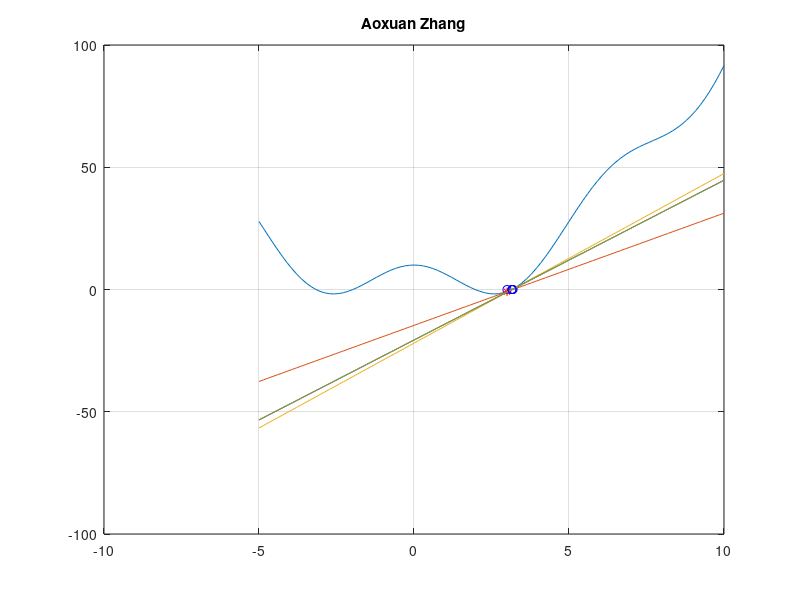

MATLAB code for this plot:
% Newton's method
clear; clf; format long
f=@(x) x.^2+10*cos(x);
fp=@(x) 2*x-10*sin(x);
x=linspace(-5,10,100);
plot(x,f(x)); grid on; hold on
p(1)=3; 
plot(p(1),0,'bo')
plot(p(1),f(p(1)),'r*')
tol=1.0e-5; err=2*tol;
i=1;
while err>tol
y=f(p(i))+fp(p(i))*(x-p(i));
plot(x,y)
p(i+1)=p(i)-f(p(i))/fp(p(i));
plot(p(i+1),0,'bo')
err=abs(p(i+1)-p(i));
i=i+1;
end
title('Aoxuan Zhang')
p'
iteration = length(p)-1

% ans =
% 
%   -3.000000000000000
%   -3.196113359006915
%   -3.162958676673585
%   -3.161950957975875
%   -3.161950024711056
% 
% 
% iteration =
% 
%      4
% ans =
% 
%   -2.000000000000000
%   -1.968295860735481
%   -1.968872752743465
%   -1.968872937819808
% 
% 
% iteration =
% 
% %      3
% ans =
% 
%    2.000000000000000
%    1.968295860735481
%    1.968872752743465
%    1.968872937819808
% 
% 
% iteration =
% 
%      3
% 
% ans =
% 
%    3.000000000000000
%    3.196113359006915
%    3.162958676673585
%    3.161950957975875
%    3.161950024711056
% 
% 
% iteration =
% 
%      4
